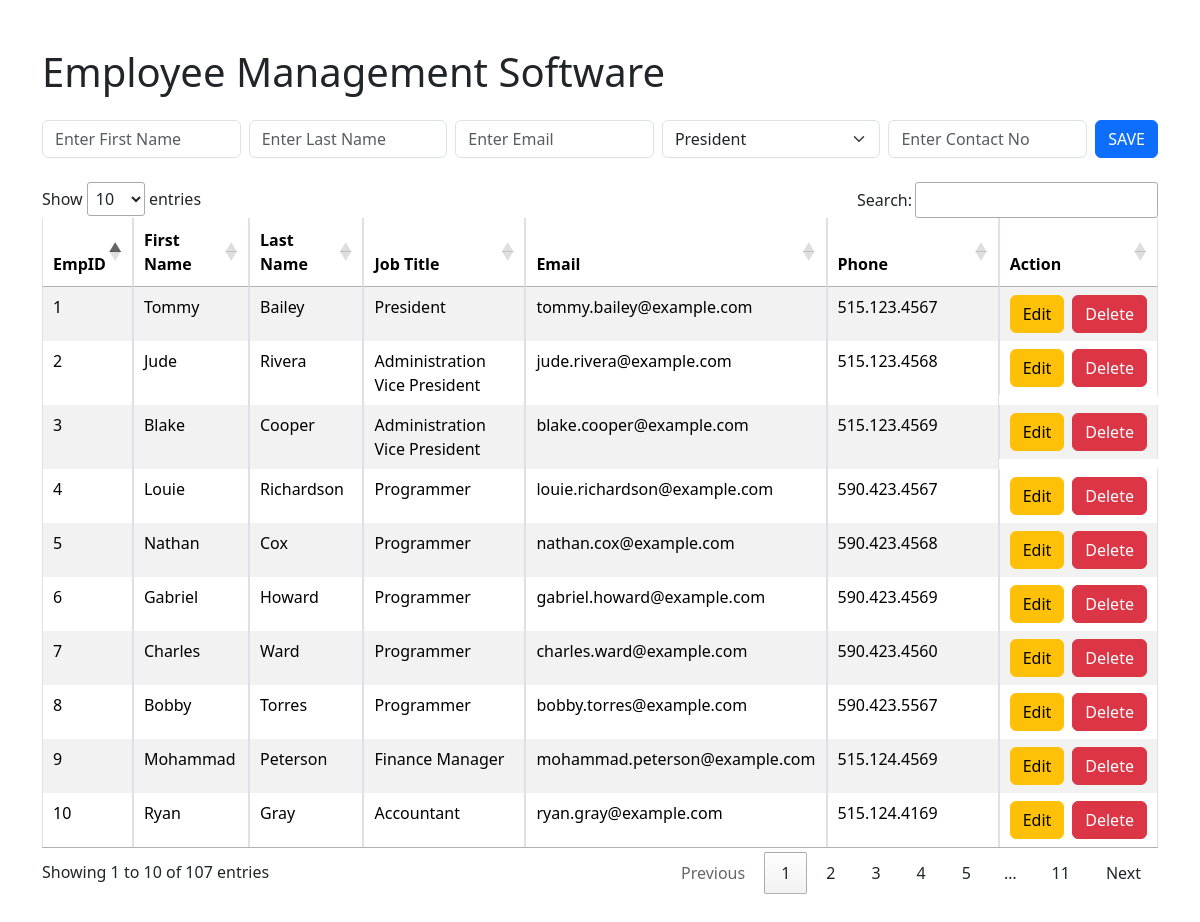
The page / on the database its author committed.
### tables this page shows
CREATE TABLE `employees`
(
    `EmployeeID`    INT AUTO_INCREMENT PRIMARY KEY,
    `EmployeeFN`    TEXT,
    `EmployeeLN`    TEXT,
    `EmployeeEmail` TEXT,
    `EmployeePhone` TEXT,
    `HireDate`      TEXT,
    `ManagerID`     INT,
    `JobTitle`      TEXT
);

### components/table.php (the view)
<?php
global $rs, $cn;
$sql = "SELECT * FROM employees";
$rs = $cn->query($sql);
?>
<div class="container mt-3 mb-5">
    <?php if ($rs->num_rows > 0): ?>
        <table id="employeeList" class="table table-bordered table-hover table-striped">
            <thead>
            <tr>
                <th>EmpID</th>
                <th>First Name</th>
                <th>Last Name</th>
                <th>Job Title</th>
                <th>Email</th>
                <th>Phone</th>
                <th>Action</th>
            </tr>
            </thead>
            <?php while ($row = $rs->fetch_assoc()): ?>
                <tr>
                    <td><?= $row['EmployeeID'] ?></td>
                    <td><?= $row['EmployeeFN'] ?></td>
                    <td><?= $row['EmployeeLN'] ?></td>
                    <td><?= $row['JobTitle'] ?></td>
                    <td><?= $row['EmployeeEmail'] ?></td>
                    <td><?= $row['EmployeePhone'] ?></td>
                    <td class="d-flex gap-2">
                        <a class="btn btn-warning" href="?token=<?php echo $row['EmployeeID'] ?>">Edit</a>
                        <a class="btn btn-danger" href="../delete.php?token=<?php echo $row['EmployeeID'] ?>">Delete</a>
                    </td>
                </tr>
            <?php endwhile ?>
        </table>
    <?php else: ?>
        <h1>No Employees Found</h1>
    <?php endif ?>
</div>

### index.php (shortened to what this page needs)
<?php
include("config.php");
$id = $_GET['token'] ?? null;
$fname = $_GET['fname'] ?? '';
$lname = $_GET['lname'] ?? '';
$email = $_GET['email'] ?? '';
$phone = $_GET['phone'] ?? '';
$jobTitle = $_GET['jobTitle'] ?? '';
$action = '';
$sqlj = "SELECT DISTINCT(JobTitle) FROM employees";
$jobTitles = $cn->query($sqlj);
if (isset($id)) {
    $action = "update.php?token=$id";
    $sql2 = "SELECT * FROM employees WHERE EmployeeID=$id";
    $rs2 = $cn->query($sql2);
    if ($rs2->num_rows > 0) {
        $row = $rs2->fetch_assoc();
        $fname = $row['EmployeeFN'];
        $lname = $row['EmployeeLN'];
        $email = $row['EmployeeEmail'];
        $phone = $row['EmployeePhone'];
        $jobTitle = $row['JobTitle'];
    } else {
        echo $cn->error;
    }
} else {
    $action = 'add.php';
}
?>
<!DOCTYPE html>
<html lang="en">
<head>
    <link href="https://cdn.jsdelivr.net/npm/bootstrap@5.3.2/dist/css/bootstrap.min.css" rel="stylesheet"
>
    <link rel="stylesheet" href="https://cdn.datatables.net/1.13.6/css/jquery.dataTables.css"/>
</head>
<body class="">
<div class="container mt-5">
    <h1>Employee Management Software</h1>
    <form action="<?= $action ?>" method="POST" class="d-flex my-4">
        <div class="d-flex">
            <input type="text" name="fname" placeholder="Enter First Name" value="<?= $fname ?>" required
                   class="form-control me-2">
            <input type="text" name="lname" placeholder="Enter Last Name" value="<?= $lname ?>" required
                   class="form-control me-2">
            <input type="email" name="email" placeholder="Enter Email" value="<?= $email ?>" required
                   class="form-control me-2">
            <select type="text" name="jobTitle" required
                    class="form-select me-2">
                <?php while ($rowj = $jobTitles->fetch_assoc()): ?>
                    <option
                            value="<?= $rowj['JobTitle'] ?>"
                    <?= ($jobTitle == $rowj['JobTitle']) ? 'selected' : '' ?>>
                        <?= $rowj['JobTitle'] ?>
                    </option>
                <?php endwhile; ?>
            </select>
            <input type="text" name="phone" placeholder="Enter Contact No" value="<?= $phone ?>" required
                   class="form-control me-2"><br/>
        </div>
        <div class="d-flex flex-column justify-content-center">
            <button class="btn <?= (isset($id)) ? 'btn-warning' : 'btn-primary' ?>">
                <?= (isset($id)) ? 'UPDATE' : 'SAVE' ?>
            </button>
        </div>
    </form>
</div>
<?php include('components/table.php') ?>
</body>
</html>

### rows shown on the page
employees: EmployeeID "1", EmployeeFN "Tommy", EmployeeLN "Bailey", JobTitle "President", EmployeeEmail "tommy.bailey@example.com", EmployeePhone "515.123.4567"
employees: EmployeeID "2", EmployeeFN "Jude", EmployeeLN "Rivera", JobTitle "Administration Vice President", EmployeeEmail "jude.rivera@example.com", EmployeePhone "515.123.4568"
employees: EmployeeID "3", EmployeeFN "Blake", EmployeeLN "Cooper", JobTitle "Administration Vice President", EmployeeEmail "blake.cooper@example.com", EmployeePhone "515.123.4569"
employees: EmployeeID "4", EmployeeFN "Louie", EmployeeLN "Richardson", JobTitle "Programmer", EmployeeEmail "louie.richardson@example.com", EmployeePhone "590.423.4567"
employees: EmployeeID "5", EmployeeFN "Nathan", EmployeeLN "Cox", JobTitle "Programmer", EmployeeEmail "nathan.cox@example.com", EmployeePhone "590.423.4568"
employees: EmployeeID "6", EmployeeFN "Gabriel", EmployeeLN "Howard", JobTitle "Programmer", EmployeeEmail "gabriel.howard@example.com", EmployeePhone "590.423.4569"
employees: EmployeeID "7", EmployeeFN "Charles", EmployeeLN "Ward", JobTitle "Programmer", EmployeeEmail "charles.ward@example.com", EmployeePhone "590.423.4560"
employees: EmployeeID "8", EmployeeFN "Bobby", EmployeeLN "Torres", JobTitle "Programmer", EmployeeEmail "bobby.torres@example.com", EmployeePhone "590.423.5567"
employees: EmployeeID "9", EmployeeFN "Mohammad", EmployeeLN "Peterson", JobTitle "Finance Manager", EmployeeEmail "mohammad.peterson@example.com", EmployeePhone "515.124.4569"
employees: EmployeeID "10", EmployeeFN "Ryan", EmployeeLN "Gray", JobTitle "Accountant", EmployeeEmail "ryan.gray@example.com", EmployeePhone "515.124.4169"

### other values the page prints
form field jobTitle "President"
